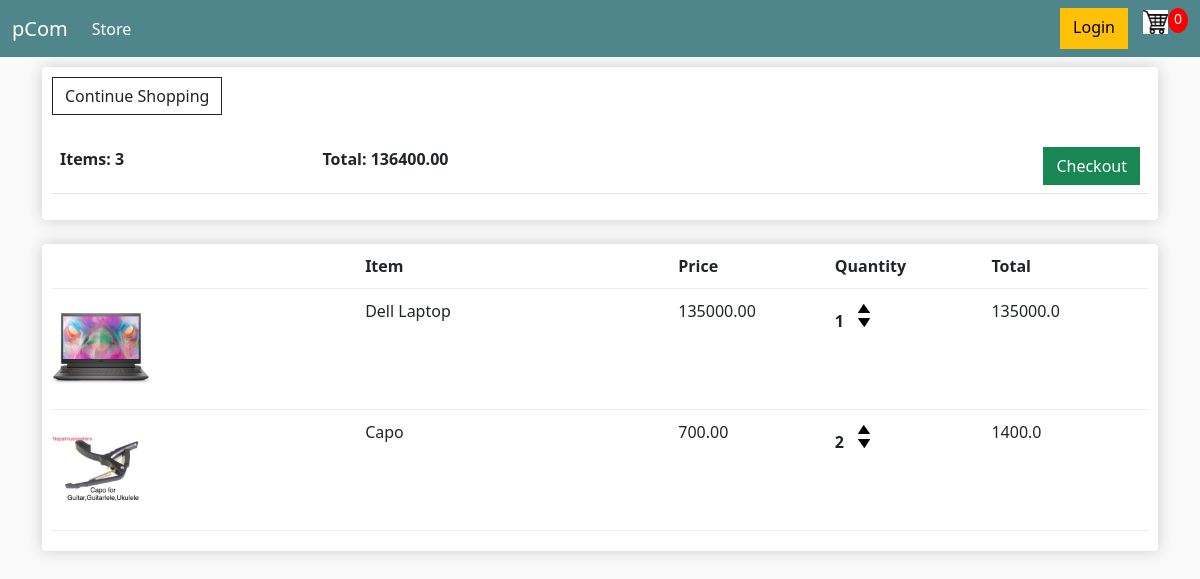
The app's page /cart/ (signed in) with its own data.
### store/models.py (models this page shows, shortened)
class Order(models.Model):
    customer = models.ForeignKey(Customer, on_delete=models.SET_NULL, null=True, blank=True)
    date_ordered = models.DateTimeField(auto_now_add=True)
    complete = models.BooleanField(default=False)
    transaction_id = models.CharField(max_length=100, null=True)
    @property
    def get_cart_total(self):
        orderitems = self.orderitem_set.all()
        total = sum([item.get_total for item in orderitems])
        return total
    @property
    def get_cart_items(self):
        orderitems = self.orderitem_set.all()
        total = sum([item.quantity for item in orderitems])
        return total

class OrderItem(models.Model):
    product = models.ForeignKey(Product, on_delete=models.SET_NULL, null=True)
    order = models.ForeignKey(Order, on_delete=models.SET_NULL, null=True)
    quantity = models.IntegerField(default=0, null=True, blank=True)
    date_added = models.DateTimeField(auto_now_add=True)
    @property
    def get_total(self):
        total = self.product.price * self.quantity
        return total

class Product(models.Model):
    name = models.CharField(max_length=200)
    price = models.FloatField()
    digital = models.BooleanField(default=False, null=True, blank=True)
    direct_link = models.CharField(max_length=300, null=True, blank=True)
    image = models.ImageField(null=True, blank=True)
    @property
    def imageURL(self):
        try:
            url = self.image.url
        except:
            url = ''
        return url

### store/views.py (the view)
# urls.py: path('cart/', views.cart, name="cart"),
def cart(request):
    if request.user.is_authenticated:
        customer = request.user.customer
        order, customer = Order.objects.get_or_create(customer=customer, complete=False)
        items = order.orderitem_set.all()
    else:
        items = []
        order = {'get_cart_total': 0, 'get_cart_items': 0}
    context = {'items': items, 'order': order}
    return render(request, 'store/Cart.html', context)

### store/templates/store/Cart.html
{% extends 'store/Main.html' %}
{% load static %}
{% block content %}
<div class="row">
    <div class="col-lg-12">
        <div class="box-element">
            <a href="{% url 'store' %}" class="btn btn-outline-dark">Continue Shopping</a>
            <br />
            <br />
            <table class="table">
                <tr>
                    <th>Items: {{order.get_cart_items}}</th>
                    <th>Total: {{order.get_cart_total|floatformat:2}}</th>
                    <th style="text-align: right;">
                        <a class="btn btn-success" href="{%  url 'checkout' %}">Checkout</a>
                    </th>
                </tr>
            </table>
        </div>
        <br />
        <div class="box-element">
            <div class="cart-row">
                <div style="flex: 2;"></div>
                <div style="flex: 2;"><strong>Item</strong> </div>
                <div style="flex: 1;"><strong>Price</strong></div>
                <div style="flex: 1;"><strong>Quantity</strong></div>
                <div style="flex: 1;"><strong>Total</strong></div>
            </div>
            {% for item in items %}
            <div class="cart-row">
                <div style="flex: 2;">
                    <img class="row-image" src="{{item.product.imageURL}}" alt="">
                </div>
                <div style="flex: 2;">{{item.product.name}}</div>
                <div style="flex: 1;">{{item.product.price|floatformat:2}}</div>
                <div style="flex: 1;">
                    <p class="quantity">{{item.quantity}}</p>
                    <div class="quantity">
                        <img class="chg-quantity update-cart" src="{% static 'images/up.png' %}" alt="">
                        <img class="chg-quantity update-cart" src="{% static 'images/down.png' %}" alt="">
                    </div>
                </div>
                <div style="flex: 1;">{{item.get_total}}</div>
            </div>
            {% endfor %}
        </div>
    </div>
</div>
{% endblock content %}

### store/templates/store/Main.html (shortened to what this page needs)
<!DOCTYPE html>
{% load static %}
<html lang="en">
<head>
    <link rel="stylesheet" href="https://cdn.jsdelivr.net/npm/bootstrap@5.1.3/dist/css/bootstrap.min.css">
    <link rel="stylesheet"
        href="https://cdn.jsdelivr.net/npm/@fortawesome/fontawesome-free@6.1.1/css/fontawesome.min.css"
>
    <link rel="stylesheet" href="{% static 'css/main.css' %}">
</head>
<body>
    {% include 'store/Navbar.html' %}
    <div class="container">
        {% block content %}
        {% endblock content %}
    </div>
</body>
</html>

### store/templates/store/Navbar.html (shortened to what this page needs)
{% load static %}
<nav class="navbar navbar-expand-lg navbar-dark bg-dark">
    <div class="container-fluid">
        <a class="navbar-brand" href="{% url 'store' %}">pCom</a>
        <div class="collapse navbar-collapse" id="navbarSupportedContent">
            <ul class="navbar-nav me-auto mb-2 mb-lg-0">
                <li class="nav-item">
                    <a class="nav-link active" aria-current="page" href="{% url 'store' %}">Store</a>
                </li>
            </ul>
            <div class="d-flex">
                <a href="#" class="btn btn-warning">Login</a>
                <a href="{% url 'cart' %}">
                    <img id="cart-icon" src="{% static 'images/cart.jpg' %}" alt="">
                </a>
                <p id="cart-total">0</p>
            </div>
        </div>
    </div>
</nav>

### static/css/main.css (style rules this page uses)
body { background-color: hsl(0, 0%, 98%); }
.box-element { box-shadow:hsl(0, 0%, 80%) 0 0 16px; background-color: #fff; border-radius: 4px; padding: 10px; }
.bg-dark { background-color: #4f868c!important; }
#cart-icon { width:25px; display: inline-block; margin-left: 15px; }
#cart-total { display: block; text-align: center; color:#fff; background-color: red; width: 20px; height: 25px; border-radius: 50%; font-size: 14px; }
.col-lg-4, .col-lg-6, .col-lg-8, .col-lg-12 { margin-top: 10px; }
.btn { border-radius: 0; }
.row-image { width: 100px; }
.cart-row { display: flex; align-items: flex-stretch; padding-bottom: 10px; margin-bottom: 10px; border-bottom: 1px solid #ececec; }
.quantity { display: inline-block; font-weight: 700; padding-right:10px; }
.chg-quantity { width: 12px; cursor: pointer; display: block; margin-top: 5px; transition:.1s; }

### records on screen
Order: get_cart_items "3", get_cart_total "136400.00"
OrderItem: product.imageURL (picture), product.name "Dell Laptop", product.price "135000.00", quantity "1", get_total "135000.0"
OrderItem: product.imageURL (picture), product.name "Capo", product.price "700.00", quantity "2", get_total "1400.0"
